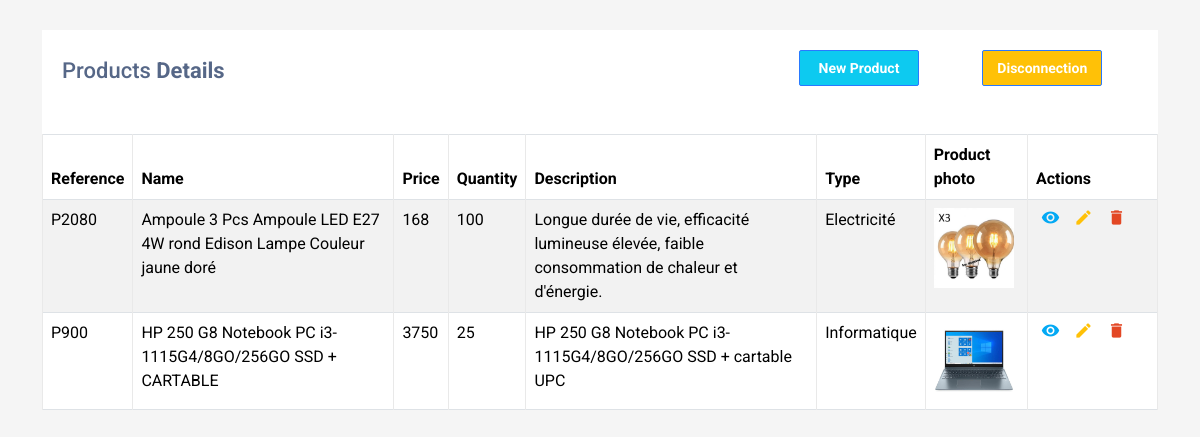
/produits.php (signed in), run on the app's committed database.
### tables this page shows
CREATE TABLE `produit` (
  `refPdt` varchar(50) NOT NULL,
  `libPdt` varchar(100) NOT NULL,
  `prix` float NOT NULL,
  `qte` int(11) NOT NULL,
  `description` varchar(200) NOT NULL,
  `image` varchar(100) NOT NULL,
  `type` varchar(50) NOT NULL
);

### produits.php (the view, shortened to what this page needs)
<?php
    require_once("conn.php");
    $sql = "SELECT * FROM produit";
    $result = mysqli_query($conn, $sql);
?>
<!DOCTYPE html>
<html lang="en">
<head>
<link rel="stylesheet" href="https://cdnjs.cloudflare.com/ajax/libs/animate.css/3.7.0/animate.min.css">
<link href="https://cdn.jsdelivr.net/npm/bootstrap@5.3.3/dist/css/bootstrap.min.css" rel="stylesheet">
<link rel="stylesheet" href="CSS/style.css">
<link rel="stylesheet" href="https://maxcdn.bootstrapcdn.com/font-awesome/4.7.0/css/font-awesome.min.css">
</head>
<body>
<div class="container-xl">
    <div class="table-responsive">
        <div class="table-wrapper">
            <div class="table-title">
                <div class="row">
                    <div class="col-sm-8"><h2>Products <b>Details</b></h2></div>
                    <div class="col-sm-2">
                        <?php
                            if($_SESSION['login'][2] == "administrateur"){
                                ?>
                                    <div style="margin-top: 0;" class="row container d-flex justify-content-center"> <button type="button" onclick="annimation()" id="animatebutton" class="btn btn-info btn-icon-text animatebutton" style="color: white; font-weight: bold;">  New Product </button> </div>
                                <?php
                            }
                        ?>
                    </div>
                    <div class="col-sm-2">
                        <div style="margin-top: 0;" class="row container d-flex justify-content-center">
                            <button type="button" id="animatebutton" class="btn btn-warning btn-block mb-2" style="font-weight: bold;"  data-toggle="modal" data-target="#modal-backdrop-dark">Disconnection </button>
                        </div>
                    </div>
                </div>
            </div>
        </div>
            <table class="table table-striped table-hover table-bordered">
                <thead>
                    <tr>
                        <th>Reference</th>
                        <th>Name</th>
                        <th>Price</th>
                        <th>Quantity</th>
                        <th>Description</th>
                        <th>Type</th>
                        <th>Product photo</th>
                        <th>Actions</th>
                    </tr>
                </thead>
                <tbody>
                    <?php
                        while($row = mysqli_fetch_array($result)){
                            ?>
                            <tr>
                                <td><?=$row['refPdt']?></td>
                                <td><?=$row['libPdt']?></td>
                                <td><?=$row['prix']?></td>
                                <td><?=$row['qte']?></td>
                                <td><?=$row['description']?></td>
                                <td><?=$row['type']?></td>
                                <td><img src="Images/<?=$row['image']?>" width="80px" alt=""></td>
                                <td>
                                    <a href="#"  class="view" title="View" data-toggle="modal" data-target="#modal-view<?=$row['refPdt']?>"><i class="material-icons">&#xE417;</i></a>
                                    <?php
                                        if($_SESSION['login'][2] == "administrateur"){
                                            ?>
                                            <a href="modifier.php?ref=<?php echo htmlspecialchars($row['refPdt'], ENT_QUOTES); ?>" class="edit" title="Edit" data-toggle="tooltip"><i class="material-icons">&#xE254;</i></a>
                                            <a href="" class="delete" title="Delete"  data-toggle="modal" data-target="#modal-delete<?=$row['refPdt']?>"><i class="material-icons">&#xE872;</i></a>
                                            <?php
                                        }
                                    ?>
                                </td>
                            </tr>
                            <?php
                        }
                    ?>
                </tbody>
            </table>
        </div>
    </div>
</body>
</html>

### CSS/style.css (style rules this page uses)
.btn { border: 1px solid #2979FF; border-radius: 10px; width: 120px; }
.btn { margin-right: 0.5rem !important; }
.btn { font-size: 0.875rem; line-height: 1; font-weight: bold; padding: 10px 10px; border-radius: 0.1275rem }
.table-responsive { margin: 30px 0; }
.table-wrapper { min-width: 1000px; background: #fff; padding: 20px; box-shadow: 0 1px 1px rgba(0,0,0,.05); }
.table-title { padding-bottom: 10px; margin: 0 0 10px; min-width: 100%; }
.table-title h2 { margin: 8px 0 0; font-size: 22px; }
table.table tr th, table.table tr td { border-color: #e9e9e9; }
table.table-striped tbody tr:nth-of-type(odd) { background-color: #fcfcfc; }
table.table td:last-child { width: 130px; }
table.table td a { color: #a0a5b1; display: inline-block; margin: 0 5px; }
table.table td a.view { color: #03A9F4; }
table.table td a.edit { color: #FFC107; }
table.table td a.delete { color: #E34724; }
table.table td i { font-size: 19px; }
.btn-warning { color: #fff }

### produits.php (style rules this page uses)
body { color: #566787; background: #f5f5f5; font-family: 'Roboto', sans-serif; }

### data on the page
produit: refPdt "P2080", libPdt "Ampoule 3 Pcs Ampoule LED E27 4W rond Edison Lampe Couleur jaune doré", prix "168", qte "100", description "Longue durée de vie, efficacité lumineuse élevée, faible consommation de chaleur et d'énergie.", type "Electricité", image (picture)
produit: refPdt "P900", libPdt "HP 250 G8 Notebook PC i3-1115G4/8GO/256GO SSD + CARTABLE", prix "3750", qte "25", description "HP 250 G8 Notebook PC i3-1115G4/8GO/256GO SSD + cartable UPC", type "Informatique", image (picture)
